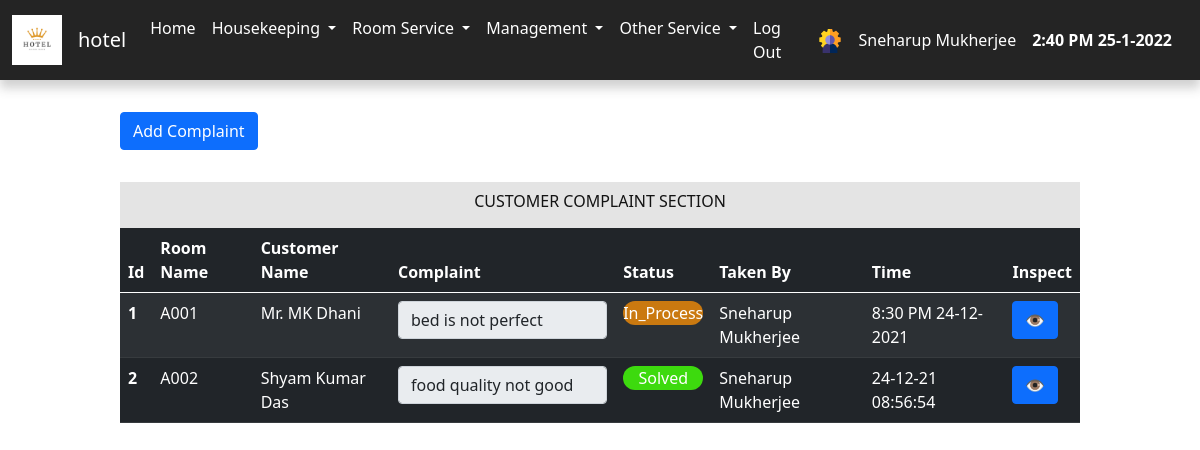
Screenshot of /admin/customer_complaint.php (signed in) with the database file from the repository.
### tables this page shows
CREATE TABLE `customer_complaint` (
  `cumtomer_complaint_id` int(11) NOT NULL,
  `complaint` varchar(256) NOT NULL,
  `taken_by` varchar(60) NOT NULL,
  `cumtomer_complaint_status` varchar(30) NOT NULL DEFAULT 'In_Process',
  `time` varchar(30) NOT NULL,
  `complaint_by` varchar(60) NOT NULL,
  `room_no` int(11) NOT NULL
);

CREATE TABLE `room` (
  `id` int(11) NOT NULL,
  `floor_id` int(11) NOT NULL,
  `room_name` varchar(30) NOT NULL,
  `room_type_id` int(11) NOT NULL
);

### admin/include/view_customer_complaints.php (the view, shortened to what this page needs)
<div class="staff_main_div">
    <div class="main_add_div">
        <div class="sub_staff_div">
            <form action="./customer_complaint.php" method="POST">
                <button class="btn btn-primary" type="submit">Add Complaint </button>
            </form>
        </div>
    </div>
    <div>
        <div class="table_heading">
            <h5>CUSTOMER COMPLAINT SECTION</h5>
        </div>
        <table class="table table-dark table-striped">
            <thead>
                <tr>
                    <th scope="col">Id</th>
                    <th scope="col">Room Name</th>
                    <th scope="col">Customer Name</th>
                    <th scope="col">Complaint</th>
                    <th scope="col">Status</th>
                    <th scope="col">Taken By</th>
                    <th scope="col">Time</th>
                    <th scope="col">Inspect</th>
                </tr>
            </thead>
            <tbody>
                <?php
                $query = "SELECT * FROM customer_complaint INNER JOIN room ON customer_complaint.room_no = room.id ";
                $result = mysqli_query($connect, $query);
                while ($row = mysqli_fetch_assoc($result)) {
                ?>
                    <tr>
                        <th scope="row"><?php echo $row['cumtomer_complaint_id']; ?></th>
                        <td><?php echo $row['room_name']; ?></td>
                        <td><?php echo $row['complaint_by']; ?></td>
                        <td><input value="<?php echo $row['complaint']; ?>" class="form-control" type="text" name="" id="" readonly></td>
                        <td>
                            <p class="<?php echo $row['cumtomer_complaint_status']; ?>"><?php echo $row['cumtomer_complaint_status']; ?></p>
                        </td>
                        <td><?php echo $row['taken_by']; ?></td>
                        <td><?php echo $row['time']; ?></td>
                        <td>
                            <form action="./customer_complaint.php" method="POST">
                                <button class=" btn btn-primary ">&#x1F441;</button>
                            </form>
                        </td>
                    </tr><?php } ?>
            </tbody>
        </table>
    </div>
</div>

### admin/static/style.css (style rules this page uses)
body { margin: 0px; padding: 0px; box-sizing: border-box; background-color: #ffffff !important; color: rgb(0, 0, 0) !important; font-family: 'Roboto',sans-serif; }
h5 { font-size: 1rem !important; }
.main_add_div { display:flex; flex-direction:row; margin-top:2rem; }
.table_heading { width: 100%; background-color: #e4e4e4; color: rgb(19, 19, 19); text-align: center; padding: .6rem; }
.staff_main_div { width: 80%; margin: 2rem auto; }
.sub_staff_div { margin-bottom: 2rem; }
.In_Process { padding: .3 rem; border-radius: 12px; background-color: rgb(202, 121, 16); text-align: center; }
.Solved { padding: .3 rem; border-radius: 12px; background-color: rgb(61, 218, 14); text-align: center; }

### rows the page displays
customer_complaint: cumtomer_complaint_id "1", room_no.room_name "A001", complaint_by "Mr. MK Dhani", complaint "bed is not perfect", cumtomer_complaint_status "In_Process", taken_by "Sneharup Mukherjee", time "8:30 PM 24-12-2021"
customer_complaint: cumtomer_complaint_id "2", room_no.room_name "A002", complaint_by "Shyam Kumar Das", complaint "food quality not good", cumtomer_complaint_status "Solved", taken_by "Sneharup Mukherjee", time "24-12-21 08:56:54"

### other values shown
$_SESSION['username'] "Sneharup Mukherjee"
